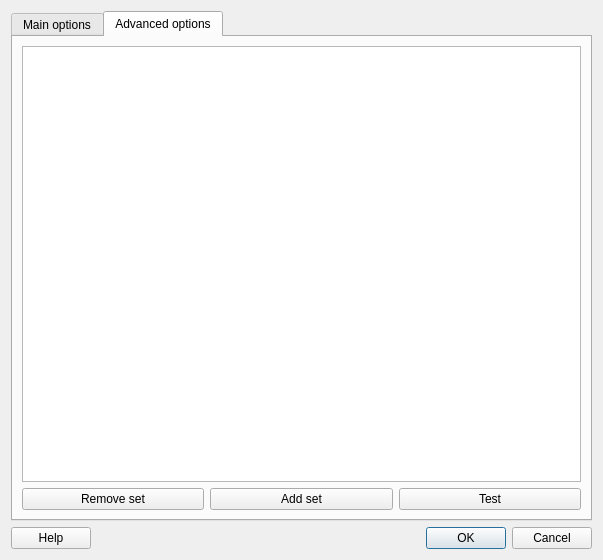
<ui version="4.0" >
 <class>GuiSmoothSurface</class>
 <widget class="QDialog" name="GuiSmoothSurface" >
  <property name="geometry" >
   <rect>
    <x>0</x>
    <y>0</y>
    <width>603</width>
    <height>560</height>
   </rect>
  </property>
  <property name="windowTitle" >
   <string>smooth surface</string>
  </property>
  <property name="windowIcon" >
   <iconset resource="engrid.qrc" >
    <normaloff>:/icons/resources/icons/G.png</normaloff>:/icons/resources/icons/G.png</iconset>
  </property>
  <layout class="QVBoxLayout" name="verticalLayout_2" >
   <item>
    <widget class="QTabWidget" name="tabWidget" >
     <property name="currentIndex" >
      <number>1</number>
     </property>
     <widget class="QWidget" name="tab" >
      <attribute name="title" >
       <string>Main options</string>
      </attribute>
      <layout class="QHBoxLayout" name="horizontalLayout_2" >
       <item>
        <layout class="QHBoxLayout" name="horizontalLayout" >
         <property name="sizeConstraint" >
          <enum>QLayout::SetMaximumSize</enum>
         </property>
         <item>
          <layout class="QVBoxLayout" name="verticalLayout" >
           <item>
            <layout class="QGridLayout" name="_3" >
             <item row="2" column="0" >
              <widget class="QLabel" name="label_8" >
               <property name="text" >
                <string>Convergence</string>
               </property>
              </widget>
             </item>
             <item row="3" column="0" >
              <widget class="QLabel" name="label_11" >
               <property name="text" >
                <string>NumberOfIterations</string>
               </property>
              </widget>
             </item>
             <item row="4" column="0" >
              <widget class="QLabel" name="label_12" >
               <property name="text" >
                <string>RelaxationFactor</string>
               </property>
              </widget>
             </item>
             <item row="7" column="0" >
              <widget class="QLabel" name="label_13" >
               <property name="text" >
                <string>FeatureAngle</string>
               </property>
              </widget>
             </item>
             <item row="8" column="0" >
              <widget class="QLabel" name="label_15" >
               <property name="text" >
                <string>EdgeAngle</string>
               </property>
              </widget>
             </item>
             <item row="7" column="1" >
              <widget class="QDoubleSpinBox" name="doubleSpinBox_FeatureAngle" >
               <property name="maximum" >
                <double>180.000000000000000</double>
               </property>
               <property name="value" >
                <double>45.000000000000000</double>
               </property>
              </widget>
             </item>
             <item row="3" column="1" >
              <widget class="QSpinBox" name="spinBox_NumberOfIterations" >
               <property name="maximum" >
                <number>2147483647</number>
               </property>
               <property name="singleStep" >
                <number>10</number>
               </property>
               <property name="value" >
                <number>100</number>
               </property>
              </widget>
             </item>
             <item row="4" column="1" >
              <widget class="QLineEdit" name="lineEdit_RelaxationFactor" />
             </item>
             <item row="6" column="0" colspan="2" >
              <widget class="QCheckBox" name="checkBox_FeatureEdgeSmoothing" >
               <property name="text" >
                <string>FeatureEdgeSmoothing</string>
               </property>
              </widget>
             </item>
             <item row="8" column="1" >
              <widget class="QDoubleSpinBox" name="doubleSpinBox_EdgeAngle" >
               <property name="maximum" >
                <double>180.000000000000000</double>
               </property>
               <property name="value" >
                <double>45.000000000000000</double>
               </property>
              </widget>
             </item>
             <item row="9" column="0" colspan="2" >
              <widget class="QCheckBox" name="checkBox_BoundarySmoothing" >
               <property name="text" >
                <string>BoundarySmoothing</string>
               </property>
              </widget>
             </item>
             <item row="10" column="0" colspan="2" >
              <widget class="QCheckBox" name="checkBox_GenerateErrorScalars" >
               <property name="text" >
                <string>GenerateErrorScalars</string>
               </property>
              </widget>
             </item>
             <item row="11" column="0" colspan="2" >
              <widget class="QCheckBox" name="checkBox_GenerateErrorVectors" >
               <property name="text" >
                <string>GenerateErrorVectors</string>
               </property>
              </widget>
             </item>
             <item row="2" column="1" >
              <widget class="QDoubleSpinBox" name="doubleSpinBox_Convergence" >
               <property name="maximum" >
                <double>1.000000000000000</double>
               </property>
               <property name="singleStep" >
                <double>0.010000000000000</double>
               </property>
              </widget>
             </item>
             <item row="5" column="0" >
              <widget class="QLabel" name="label" >
               <property name="text" >
                <string>PassBand</string>
               </property>
              </widget>
             </item>
             <item row="5" column="1" >
              <widget class="QDoubleSpinBox" name="doubleSpinBox_PassBand" >
               <property name="maximum" >
                <double>2.000000000000000</double>
               </property>
               <property name="singleStep" >
                <double>0.100000000000000</double>
               </property>
              </widget>
             </item>
            </layout>
           </item>
           <item>
            <widget class="QGroupBox" name="groupBox_2" >
             <property name="title" >
              <string>Source</string>
             </property>
             <layout class="QVBoxLayout" name="_4" >
              <item>
               <widget class="QListWidget" name="listWidget_Source" />
              </item>
             </layout>
            </widget>
           </item>
          </layout>
         </item>
         <item>
          <layout class="QVBoxLayout" name="_2" >
           <item>
            <widget class="QGroupBox" name="groupBox" >
             <property name="title" >
              <string>boundary codes</string>
             </property>
             <layout class="QVBoxLayout" name="_5" >
              <item>
               <widget class="QListWidget" name="listWidget" />
              </item>
             </layout>
            </widget>
           </item>
           <item>
            <widget class="QPushButton" name="UnamedOptions" >
             <property name="text" >
              <string>Unamed options...</string>
             </property>
            </widget>
           </item>
           <item>
            <layout class="QFormLayout" name="formLayout" >
             <property name="fieldGrowthPolicy" >
              <enum>QFormLayout::AllNonFixedFieldsGrow</enum>
             </property>
             <property name="labelAlignment" >
              <set>Qt::AlignRight|Qt::AlignTrailing|Qt::AlignVCenter</set>
             </property>
             <item row="0" column="0" >
              <widget class="QLabel" name="label_3" >
               <property name="maximumSize" >
                <size>
                 <width>41</width>
                 <height>16777215</height>
                </size>
               </property>
               <property name="text" >
                <string>Method :</string>
               </property>
              </widget>
             </item>
             <item row="0" column="1" >
              <widget class="QComboBox" name="SmoothMethod" >
               <property name="sizeAdjustPolicy" >
                <enum>QComboBox::AdjustToContents</enum>
               </property>
              </widget>
             </item>
             <item row="1" column="0" >
              <widget class="QLabel" name="label_4" >
               <property name="text" >
                <string>Boundary code for new cells :</string>
               </property>
              </widget>
             </item>
             <item row="1" column="1" >
              <widget class="QLineEdit" name="lineEdit_BoundaryCode" />
             </item>
             <item row="2" column="0" >
              <widget class="QLabel" name="label_2" >
               <property name="text" >
                <string>Number of subdivisions</string>
               </property>
              </widget>
             </item>
             <item row="2" column="1" >
              <widget class="QSpinBox" name="spinBox_NumberOfSubdivisions" />
             </item>
             <item row="3" column="0" >
              <widget class="QLabel" name="label_5" >
               <property name="text" >
                <string>VTK_SIMPLE_VERTEX</string>
               </property>
              </widget>
             </item>
             <item row="3" column="1" >
              <widget class="QDoubleSpinBox" name="doubleSpinBox_VTK_SIMPLE_VERTEX" >
               <property name="minimum" >
                <double>-1.000000000000000</double>
               </property>
              </widget>
             </item>
             <item row="4" column="0" >
              <widget class="QLabel" name="label_6" >
               <property name="text" >
                <string>VTK_FIXED_VERTEX</string>
               </property>
              </widget>
             </item>
             <item row="5" column="0" >
              <widget class="QLabel" name="label_7" >
               <property name="text" >
                <string>VTK_FEATURE_EDGE_VERTEX</string>
               </property>
              </widget>
             </item>
             <item row="6" column="0" >
              <widget class="QLabel" name="label_9" >
               <property name="text" >
                <string>VTK_BOUNDARY_EDGE_VERTEX</string>
               </property>
              </widget>
             </item>
             <item row="4" column="1" >
              <widget class="QDoubleSpinBox" name="doubleSpinBox_VTK_FIXED_VERTEX" >
               <property name="minimum" >
                <double>-1.000000000000000</double>
               </property>
              </widget>
             </item>
             <item row="5" column="1" >
              <widget class="QDoubleSpinBox" name="doubleSpinBox_VTK_FEATURE_EDGE_VERTEX" >
               <property name="minimum" >
                <double>-1.000000000000000</double>
               </property>
              </widget>
             </item>
             <item row="6" column="1" >
              <widget class="QDoubleSpinBox" name="doubleSpinBox_VTK_BOUNDARY_EDGE_VERTEX" >
               <property name="minimum" >
                <double>-1.000000000000000</double>
               </property>
              </widget>
             </item>
            </layout>
           </item>
          </layout>
         </item>
        </layout>
       </item>
      </layout>
     </widget>
     <widget class="QWidget" name="tab_2" >
      <attribute name="title" >
       <string>Advanced options</string>
      </attribute>
      <layout class="QVBoxLayout" name="verticalLayout_3" >
       <item>
        <widget class="QTableWidget" name="tableWidget" >
         <property name="sizePolicy" >
          <sizepolicy vsizetype="Expanding" hsizetype="Minimum" >
           <horstretch>0</horstretch>
           <verstretch>0</verstretch>
          </sizepolicy>
         </property>
         <property name="minimumSize" >
          <size>
           <width>0</width>
           <height>0</height>
          </size>
         </property>
         <property name="verticalScrollBarPolicy" >
          <enum>Qt::ScrollBarAsNeeded</enum>
         </property>
         <property name="autoScrollMargin" >
          <number>16</number>
         </property>
         <property name="rowCount" >
          <number>0</number>
         </property>
        </widget>
       </item>
       <item>
        <layout class="QHBoxLayout" name="horizontalLayout_3" >
         <item>
          <widget class="QPushButton" name="pushButton_RemoveSet" >
           <property name="text" >
            <string>Remove set</string>
           </property>
          </widget>
         </item>
         <item>
          <widget class="QPushButton" name="pushButton_AddSet" >
           <property name="text" >
            <string>Add set</string>
           </property>
          </widget>
         </item>
         <item>
          <widget class="QPushButton" name="pushButton_TestSet" >
           <property name="text" >
            <string>Test</string>
           </property>
          </widget>
         </item>
        </layout>
       </item>
      </layout>
     </widget>
    </widget>
   </item>
   <item>
    <layout class="QHBoxLayout" >
     <item>
      <widget class="QPushButton" name="pushButtonHelp" >
       <property name="text" >
        <string>Help</string>
       </property>
      </widget>
     </item>
     <item>
      <spacer>
       <property name="orientation" >
        <enum>Qt::Horizontal</enum>
       </property>
       <property name="sizeHint" stdset="0" >
        <size>
         <width>40</width>
         <height>20</height>
        </size>
       </property>
      </spacer>
     </item>
     <item>
      <widget class="QDialogButtonBox" name="buttonBox" >
       <property name="orientation" >
        <enum>Qt::Horizontal</enum>
       </property>
       <property name="standardButtons" >
        <set>QDialogButtonBox::Cancel|QDialogButtonBox::Ok</set>
       </property>
      </widget>
     </item>
    </layout>
   </item>
  </layout>
 </widget>
 <resources>
  <include location="engrid.qrc" />
 </resources>
 <connections>
  <connection>
   <sender>buttonBox</sender>
   <signal>accepted()</signal>
   <receiver>GuiSmoothSurface</receiver>
   <slot>accept()</slot>
   <hints>
    <hint type="sourcelabel" >
     <x>248</x>
     <y>254</y>
    </hint>
    <hint type="destinationlabel" >
     <x>157</x>
     <y>274</y>
    </hint>
   </hints>
  </connection>
  <connection>
   <sender>buttonBox</sender>
   <signal>rejected()</signal>
   <receiver>GuiSmoothSurface</receiver>
   <slot>reject()</slot>
   <hints>
    <hint type="sourcelabel" >
     <x>316</x>
     <y>260</y>
    </hint>
    <hint type="destinationlabel" >
     <x>286</x>
     <y>274</y>
    </hint>
   </hints>
  </connection>
 </connections>
</ui>
